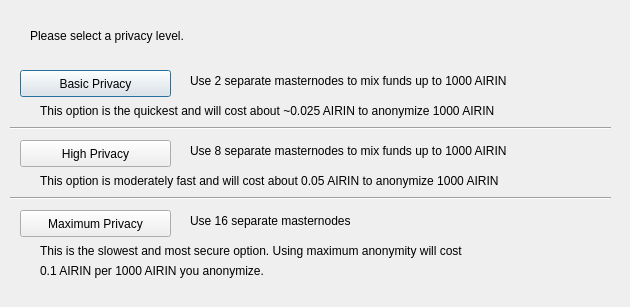
<?xml version="1.0" encoding="UTF-8"?>
<ui version="4.0">
 <class>DarksendConfig</class>
 <widget class="QDialog" name="DarksendConfig">
  <property name="geometry">
   <rect>
    <x>0</x>
    <y>0</y>
    <width>630</width>
    <height>307</height>
   </rect>
  </property>
  <property name="windowTitle">
   <string>Configure PrivateSend</string>
  </property>
  <widget class="QPushButton" name="buttonBasic">
   <property name="geometry">
    <rect>
     <x>20</x>
     <y>70</y>
     <width>151</width>
     <height>27</height>
    </rect>
   </property>
   <property name="text">
    <string>Basic Privacy</string>
   </property>
  </widget>
  <widget class="QPushButton" name="buttonHigh">
   <property name="geometry">
    <rect>
     <x>20</x>
     <y>140</y>
     <width>151</width>
     <height>27</height>
    </rect>
   </property>
   <property name="text">
    <string>High Privacy</string>
   </property>
  </widget>
  <widget class="QPushButton" name="buttonMax">
   <property name="geometry">
    <rect>
     <x>20</x>
     <y>210</y>
     <width>151</width>
     <height>27</height>
    </rect>
   </property>
   <property name="text">
    <string>Maximum Privacy</string>
   </property>
  </widget>
  <widget class="QLabel" name="label">
   <property name="geometry">
    <rect>
     <x>30</x>
     <y>20</y>
     <width>571</width>
     <height>31</height>
    </rect>
   </property>
   <property name="text">
    <string>Please select a privacy level.</string>
   </property>
  </widget>
  <widget class="QLabel" name="label_2">
   <property name="geometry">
    <rect>
     <x>190</x>
     <y>70</y>
     <width>421</width>
     <height>21</height>
    </rect>
   </property>
   <property name="text">
    <string>Use 2 separate masternodes to mix funds up to 1000 AIRIN</string>
   </property>
  </widget>
  <widget class="QLabel" name="label_3">
   <property name="geometry">
    <rect>
     <x>190</x>
     <y>140</y>
     <width>411</width>
     <height>21</height>
    </rect>
   </property>
   <property name="text">
    <string>Use 8 separate masternodes to mix funds up to 1000 AIRIN</string>
   </property>
  </widget>
  <widget class="QLabel" name="label_4">
   <property name="geometry">
    <rect>
     <x>190</x>
     <y>210</y>
     <width>421</width>
     <height>21</height>
    </rect>
   </property>
   <property name="text">
    <string>Use 16 separate masternodes</string>
   </property>
  </widget>
  <widget class="QLabel" name="label_6">
   <property name="geometry">
    <rect>
     <x>40</x>
     <y>100</y>
     <width>561</width>
     <height>21</height>
    </rect>
   </property>
   <property name="text">
    <string>This option is the quickest and will cost about ~0.025 AIRIN to anonymize 1000 AIRIN</string>
   </property>
  </widget>
  <widget class="QLabel" name="label_7">
   <property name="geometry">
    <rect>
     <x>40</x>
     <y>170</y>
     <width>561</width>
     <height>21</height>
    </rect>
   </property>
   <property name="text">
    <string>This option is moderately fast and will cost about 0.05 AIRIN to anonymize 1000 AIRIN</string>
   </property>
  </widget>
  <widget class="QLabel" name="label_8">
   <property name="geometry">
    <rect>
     <x>40</x>
     <y>240</y>
     <width>561</width>
     <height>21</height>
    </rect>
   </property>
   <property name="text">
    <string>This is the slowest and most secure option. Using maximum anonymity will cost</string>
   </property>
  </widget>
  <widget class="QLabel" name="label_9">
   <property name="geometry">
    <rect>
     <x>40</x>
     <y>260</y>
     <width>561</width>
     <height>21</height>
    </rect>
   </property>
   <property name="text">
    <string>0.1 AIRIN per 1000 AIRIN you anonymize.</string>
   </property>
  </widget>
  <widget class="Line" name="line">
   <property name="geometry">
    <rect>
     <x>10</x>
     <y>120</y>
     <width>601</width>
     <height>16</height>
    </rect>
   </property>
   <property name="orientation">
    <enum>Qt::Horizontal</enum>
   </property>
  </widget>
  <widget class="Line" name="line_2">
   <property name="geometry">
    <rect>
     <x>10</x>
     <y>190</y>
     <width>601</width>
     <height>16</height>
    </rect>
   </property>
   <property name="orientation">
    <enum>Qt::Horizontal</enum>
   </property>
  </widget>
 </widget>
 <resources/>
 <connections/>
</ui>
